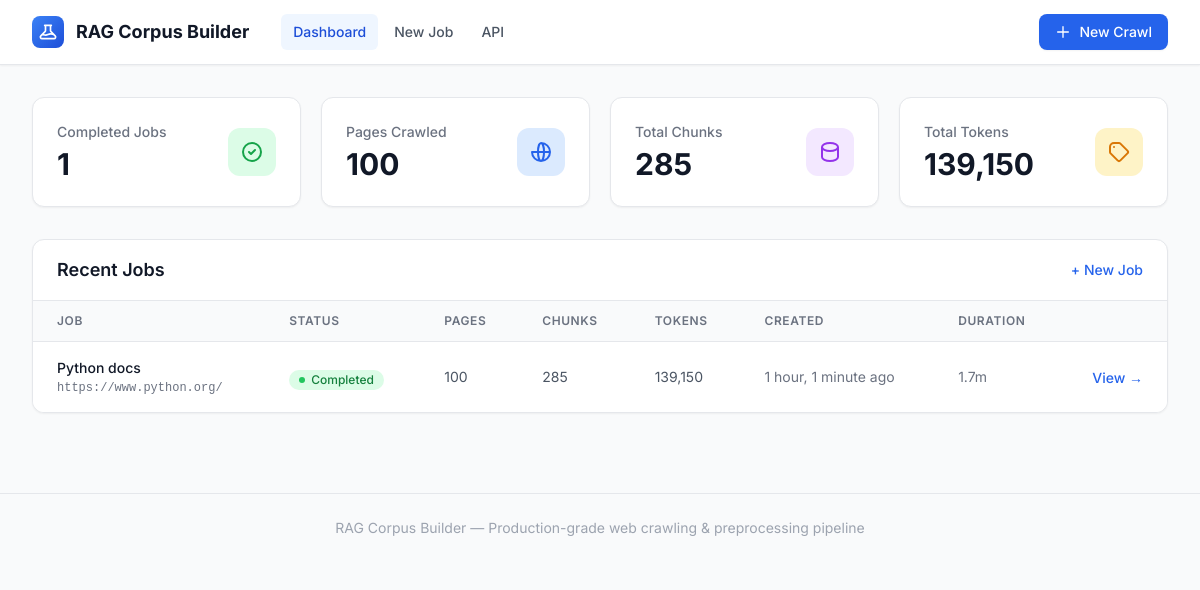
The page / on the database its author committed.
### web/dashboard/models.py (models this page shows, shortened)
class CrawlJob(models.Model):
    class Status(models.TextChoices):
        PENDING = "pending", "Pending"
        RUNNING = "running", "Running"
        COMPLETED = "completed", "Completed"
        FAILED = "failed", "Failed"
        CANCELLED = "cancelled", "Cancelled"
    id = models.UUIDField(primary_key=True, default=uuid.uuid4, editable=False)
    name = models.CharField(max_length=255, help_text="Human-friendly job name")
    status = models.CharField(max_length=20, choices=Status.choices, default=Status.PENDING, db_index=True)
    config_json = models.JSONField(default=dict, help_text="Full PipelineConfig as JSON")
    seed_urls = models.TextField(help_text="Newline-separated seed URLs")
    max_pages = models.PositiveIntegerField(default=100)
    max_depth = models.PositiveIntegerField(default=3)
    chunk_strategy = models.CharField(max_length=30, default="recursive")
    chunk_size = models.PositiveIntegerField(default=512)
    export_format = models.CharField(max_length=20, default="jsonl")
    started_at = models.DateTimeField(null=True, blank=True)
    finished_at = models.DateTimeField(null=True, blank=True)
    created_at = models.DateTimeField(auto_now_add=True)
    updated_at = models.DateTimeField(auto_now=True)
    pages_crawled = models.PositiveIntegerField(default=0)
    pages_failed = models.PositiveIntegerField(default=0)
    pages_extracted = models.PositiveIntegerField(default=0)
    total_chunks = models.PositiveIntegerField(default=0)
    total_tokens = models.PositiveBigIntegerField(default=0)
    output_path = models.CharField(max_length=500, blank=True, default="")
    log_text = models.TextField(blank=True, default="", help_text="Pipeline execution log")
    error_message = models.TextField(blank=True, default="")
    progress = models.PositiveSmallIntegerField(default=0)
    current_stage = models.CharField(max_length=50, blank=True, default="")
    class Meta:
        ordering = ["-created_at"]
        verbose_name = "Crawl Job"
        verbose_name_plural = "Crawl Jobs"
    @property
    def duration_seconds(self):
        if self.started_at and self.finished_at:
            return (self.finished_at - self.started_at).total_seconds()
        if self.started_at:
            return (timezone.now() - self.started_at).total_seconds()
        return 0
    @property
    def duration_display(self):
        s = self.duration_seconds
        if s < 60:
            return f"{s:.0f}s"
        if s < 3600:
            return f"{s / 60:.1f}m"
        return f"{s / 3600:.1f}h"
    @property
    def seed_urls_list(self):
        return [u.strip() for u in self.seed_urls.split("\n") if u.strip()]

### web/dashboard/views.py (the view)
# urls.py: path("", views.dashboard, name="dashboard"),
def dashboard(request):
    jobs = CrawlJob.objects.all()[:20]
    totals = CrawlJob.objects.filter(status=CrawlJob.Status.COMPLETED).aggregate(
        total_pages=Sum("pages_crawled"),
        total_chunks=Sum("total_chunks"),
        total_tokens=Sum("total_tokens"),
        total_jobs=Count("id"),
    )
    running_count = CrawlJob.objects.filter(status=CrawlJob.Status.RUNNING).count()
    context = {
        "jobs": jobs,
        "totals": {
            "pages": totals["total_pages"] or 0,
            "chunks": totals["total_chunks"] or 0,
            "tokens": totals["total_tokens"] or 0,
            "jobs": totals["total_jobs"] or 0,
        },
        "running_count": running_count,
    }
    return render(request, "dashboard/index.html", context)

### web/templates/dashboard/index.html (shortened to what this page needs)
{% extends "base.html" %}
{% load humanize %}
{% block content %}
<div class="grid grid-cols-1 sm:grid-cols-2 lg:grid-cols-4 gap-5 mb-8">
    <div class="bg-white rounded-xl border border-gray-200 p-6 shadow-sm hover:shadow-md transition">
        <div class="flex items-center justify-between">
            <div>
                <p class="text-sm font-medium text-gray-500">Completed Jobs</p>
                <p class="text-3xl font-bold text-gray-900 mt-1">{{ totals.jobs }}</p>
            </div>
            <div class="w-12 h-12 bg-green-100 rounded-xl flex items-center justify-center">
                <svg class="w-6 h-6 text-green-600" fill="none" stroke="currentColor" viewBox="0 0 24 24">
                    <path stroke-linecap="round" stroke-linejoin="round" stroke-width="2" d="M9 12l2 2 4-4m6 2a9 9 0 11-18 0 9 9 0 0118 0z"/>
                </svg>
            </div>
        </div>
    </div>
    <div class="bg-white rounded-xl border border-gray-200 p-6 shadow-sm hover:shadow-md transition">
        <div class="flex items-center justify-between">
            <div>
                <p class="text-sm font-medium text-gray-500">Pages Crawled</p>
                <p class="text-3xl font-bold text-gray-900 mt-1">{{ totals.pages|intcomma }}</p>
            </div>
            <div class="w-12 h-12 bg-blue-100 rounded-xl flex items-center justify-center">
                <svg class="w-6 h-6 text-blue-600" fill="none" stroke="currentColor" viewBox="0 0 24 24">
                    <path stroke-linecap="round" stroke-linejoin="round" stroke-width="2" d="M21 12a9 9 0 01-9 9m9-9a9 9 0 00-9-9m9 9H3m9 9a9 9 0 01-9-9m9 9c1.657 0 3-4.03 3-9s-1.343-9-3-9m0 18c-1.657 0-3-4.03-3-9s1.343-9 3-9"/>
                </svg>
            </div>
        </div>
    </div>
    <div class="bg-white rounded-xl border border-gray-200 p-6 shadow-sm hover:shadow-md transition">
        <div class="flex items-center justify-between">
            <div>
                <p class="text-sm font-medium text-gray-500">Total Chunks</p>
                <p class="text-3xl font-bold text-gray-900 mt-1">{{ totals.chunks|intcomma }}</p>
            </div>
            <div class="w-12 h-12 bg-purple-100 rounded-xl flex items-center justify-center">
                <svg class="w-6 h-6 text-purple-600" fill="none" stroke="currentColor" viewBox="0 0 24 24">
                    <path stroke-linecap="round" stroke-linejoin="round" stroke-width="2" d="M4 7v10c0 2.21 3.582 4 8 4s8-1.79 8-4V7M4 7c0 2.21 3.582 4 8 4s8-1.79 8-4M4 7c0-2.21 3.582-4 8-4s8 1.79 8 4"/>
                </svg>
            </div>
        </div>
    </div>
    <div class="bg-white rounded-xl border border-gray-200 p-6 shadow-sm hover:shadow-md transition">
        <div class="flex items-center justify-between">
            <div>
                <p class="text-sm font-medium text-gray-500">Total Tokens</p>
                <p class="text-3xl font-bold text-gray-900 mt-1">{{ totals.tokens|intcomma }}</p>
            </div>
            <div class="w-12 h-12 bg-amber-100 rounded-xl flex items-center justify-center">
                <svg class="w-6 h-6 text-amber-600" fill="none" stroke="currentColor" viewBox="0 0 24 24">
                    <path stroke-linecap="round" stroke-linejoin="round" stroke-width="2" d="M7 7h.01M7 3h5c.512 0 1.024.195 1.414.586l7 7a2 2 0 010 2.828l-7 7a2 2 0 01-2.828 0l-7-7A1.994 1.994 0 013 12V7a4 4 0 014-4z"/>
                </svg>
            </div>
        </div>
    </div>
</div>
<div class="bg-white rounded-xl border border-gray-200 shadow-sm overflow-hidden">
    <div class="px-6 py-4 border-b border-gray-200 flex items-center justify-between">
        <h2 class="text-lg font-semibold text-gray-900">Recent Jobs</h2>
        <a href="{% url 'new_job' %}" class="text-sm font-medium text-brand-600 hover:text-brand-700 transition">
            + New Job
        </a>
    </div>
    {% if jobs %}
    <div class="overflow-x-auto">
        <table class="min-w-full divide-y divide-gray-200">
            <thead class="bg-gray-50">
                <tr>
                    <th class="px-6 py-3 text-left text-xs font-semibold text-gray-500 uppercase tracking-wider">Job</th>
                    <th class="px-6 py-3 text-left text-xs font-semibold text-gray-500 uppercase tracking-wider">Status</th>
                    <th class="px-6 py-3 text-left text-xs font-semibold text-gray-500 uppercase tracking-wider">Pages</th>
                    <th class="px-6 py-3 text-left text-xs font-semibold text-gray-500 uppercase tracking-wider">Chunks</th>
                    <th class="px-6 py-3 text-left text-xs font-semibold text-gray-500 uppercase tracking-wider">Tokens</th>
                    <th class="px-6 py-3 text-left text-xs font-semibold text-gray-500 uppercase tracking-wider">Created</th>
                    <th class="px-6 py-3 text-left text-xs font-semibold text-gray-500 uppercase tracking-wider">Duration</th>
                    <th class="px-6 py-3"></th>
                </tr>
            </thead>
            <tbody class="bg-white divide-y divide-gray-200">
                {% for job in jobs %}
                <tr class="hover:bg-gray-50 transition cursor-pointer" onclick="window.location='{% url 'job_detail' job.id %}'">
                    <td class="px-6 py-4">
                        <div class="text-sm font-medium text-gray-900">{{ job.name }}</div>
                        <div class="text-xs text-gray-500 font-mono mt-0.5 truncate max-w-xs">{{ job.seed_urls_list.0 }}</div>
                    </td>
                    <td class="px-6 py-4">
                        {% if job.status == 'pending' %}
                            <span class="inline-flex items-center gap-1.5 px-2.5 py-0.5 rounded-full text-xs font-medium bg-gray-100 text-gray-700">
                                <span class="w-1.5 h-1.5 bg-gray-400 rounded-full"></span> Pending
                            </span>
                        {% elif job.status == 'completed' %}
                            <span class="inline-flex items-center gap-1.5 px-2.5 py-0.5 rounded-full text-xs font-medium bg-green-100 text-green-700">
                                <span class="w-1.5 h-1.5 bg-green-500 rounded-full"></span> Completed
                            </span>
                        {% elif job.status == 'failed' %}
                            <span class="inline-flex items-center gap-1.5 px-2.5 py-0.5 rounded-full text-xs font-medium bg-red-100 text-red-700">
                                <span class="w-1.5 h-1.5 bg-red-500 rounded-full"></span> Failed
                            </span>
                        {% elif job.status == 'cancelled' %}
                            <span class="inline-flex items-center gap-1.5 px-2.5 py-0.5 rounded-full text-xs font-medium bg-yellow-100 text-yellow-700">
                                <span class="w-1.5 h-1.5 bg-yellow-500 rounded-full"></span> Cancelled
                            </span>
                        {% endif %}
                    </td>
                    <td class="px-6 py-4 text-sm text-gray-600">{{ job.pages_crawled|intcomma }}</td>
                    <td class="px-6 py-4 text-sm text-gray-600">{{ job.total_chunks|intcomma }}</td>
                    <td class="px-6 py-4 text-sm text-gray-600">{{ job.total_tokens|intcomma }}</td>
                    <td class="px-6 py-4 text-sm text-gray-500">{{ job.created_at|timesince }} ago</td>
                    <td class="px-6 py-4 text-sm text-gray-500">{{ job.duration_display }}</td>
                    <td class="px-6 py-4 text-right">
                        <a href="{% url 'job_detail' job.id %}" class="text-brand-600 hover:text-brand-800 text-sm font-medium" onclick="event.stopPropagation()">
                            View &rarr;
                        </a>
                    </td>
                </tr>
                {% endfor %}
            </tbody>
        </table>
    </div>
    {% endif %}
</div>
{% endblock %}

### web/templates/base.html (style rules this page uses)
body { font-family: 'Inter', sans-serif; }
.font-mono { font-family: 'JetBrains Mono', monospace; }

### rows shown on the page
CrawlJob: name "Python docs", seed_urls_list.0 "https://www.python.org/", status "completed" (drawn), pages_crawled "100", total_chunks "285", total_tokens "139,150", created_at "1 hour, 1 minute", duration_display "1.7m"

### other values the page prints
{{ totals.jobs }} "1"
{{ totals.pages|intcomma }} "100"
{{ totals.chunks|intcomma }} "285"
{{ totals.tokens|intcomma }} "139,150"
